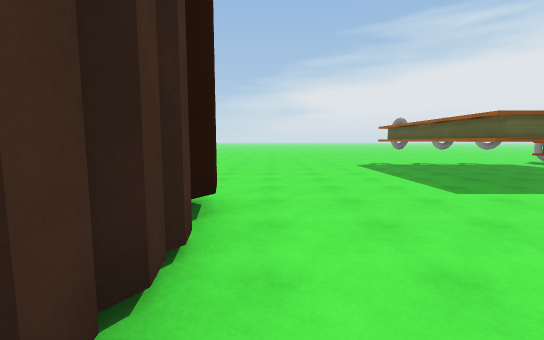
[1] (above)

23 first-person views from a walk through a 3-D level made in the Unity game engine. The camera is 1.5 m above the floor, tilts 6° down and sees 90° across. The floor is counted in squares, 2 m on a side. Each view is taken from the middle of a square. On the plan, view 1 faces up. The plan holds only what a view shows up to about 10 squares ahead; the rest is blank. The place goes on beyond the plan. Some animated figures are not drawn. Surface patterns are stand-ins for the level's own textures.

[2]
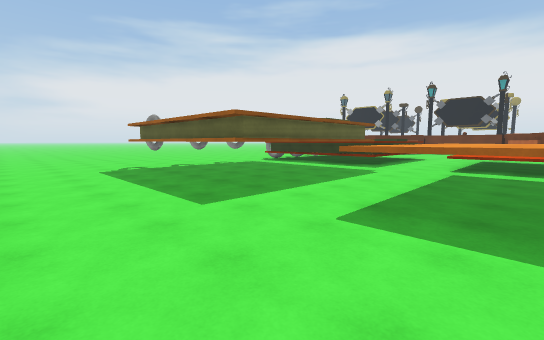

[3]
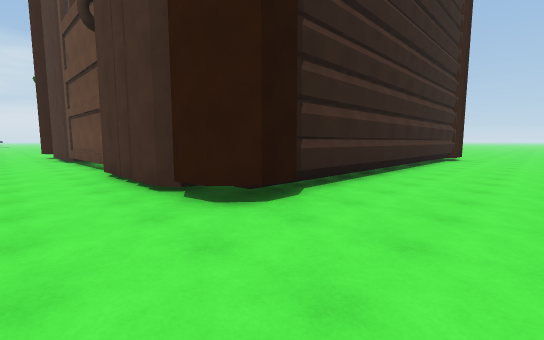

[4]
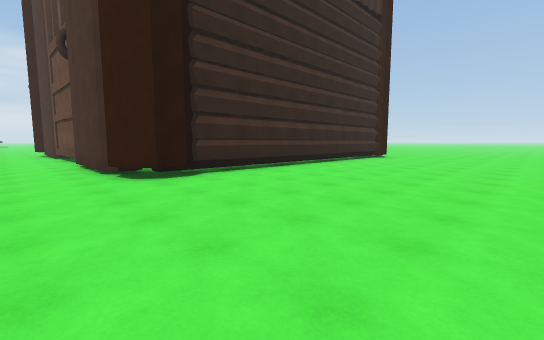

[5]
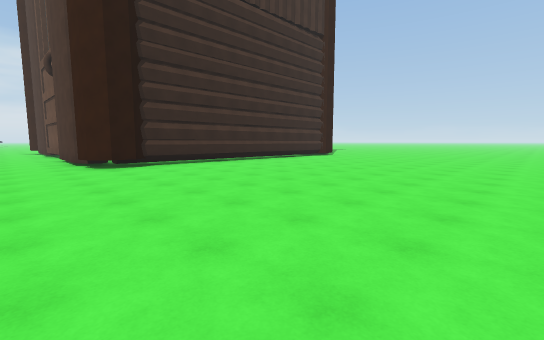

[6]
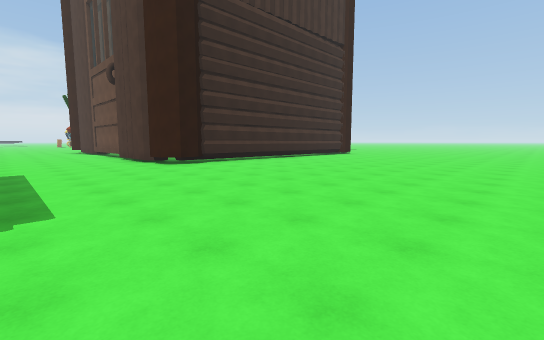

[7]
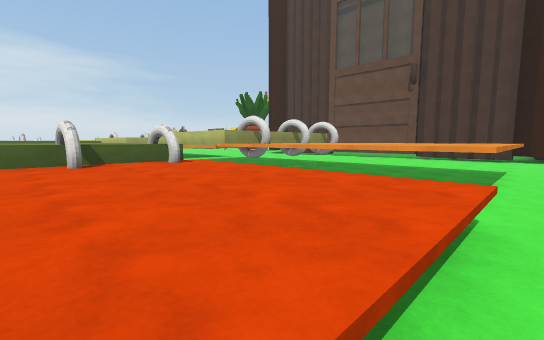

[8]
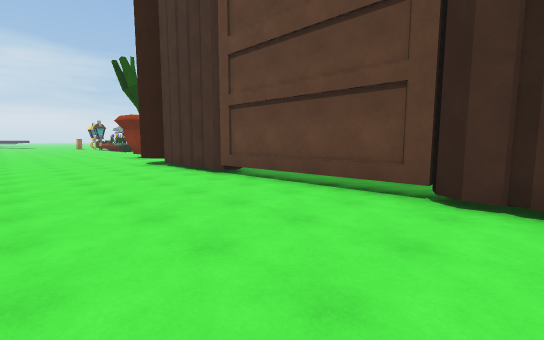

[9]
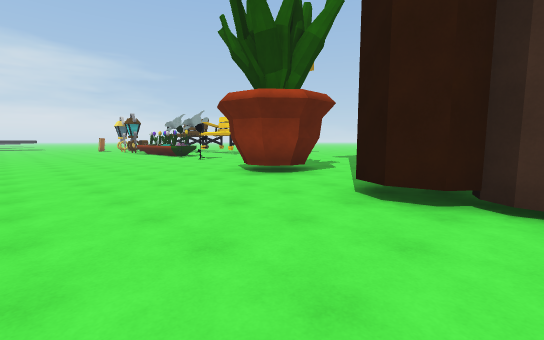

[10]
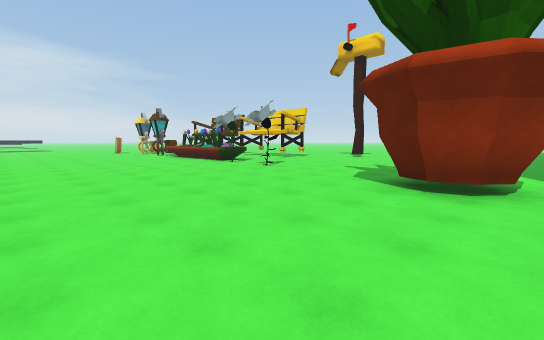

[11]
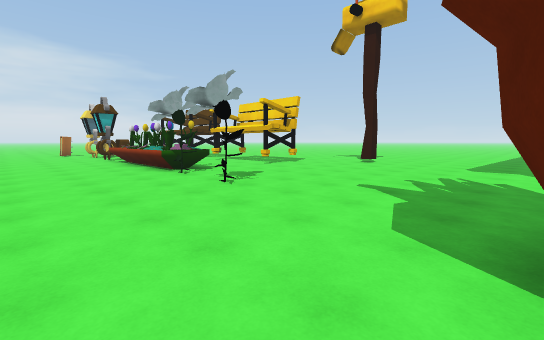

[12]
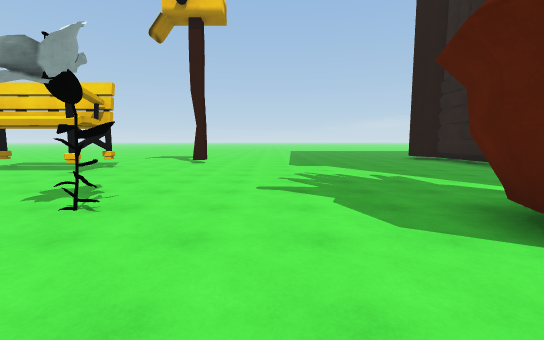

[13]
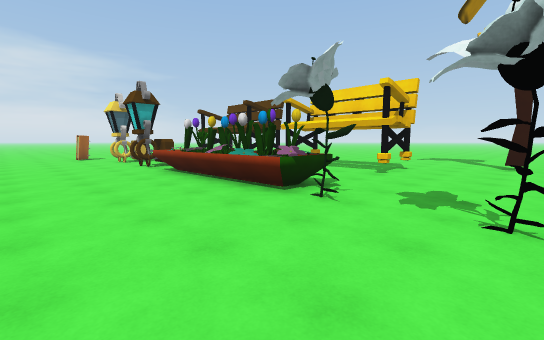

[14]
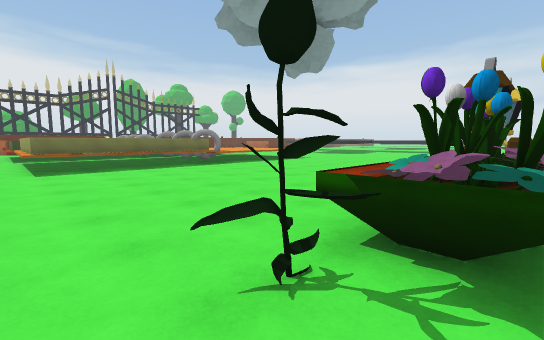

[15]
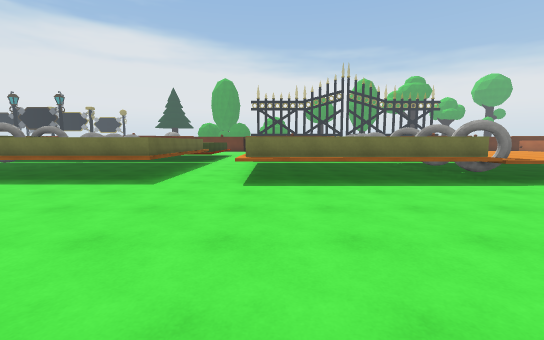

[16]
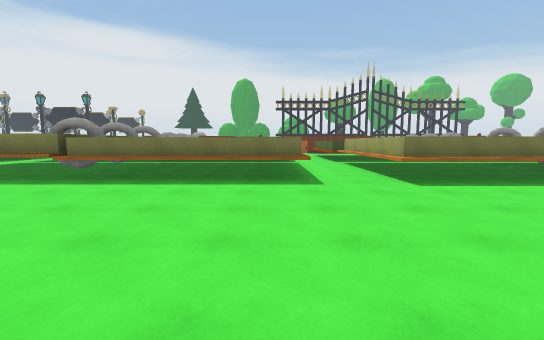

[17]
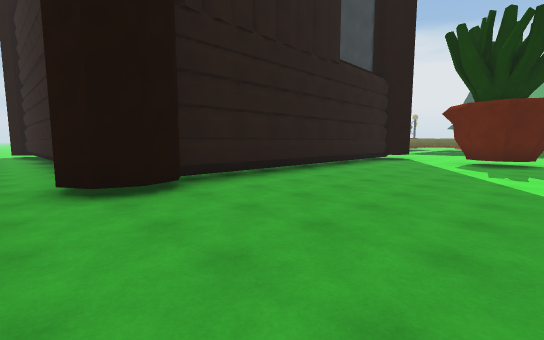

[18]
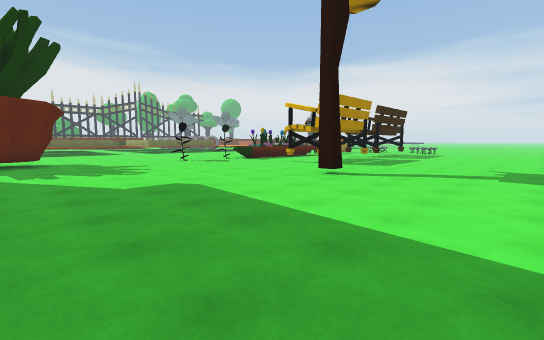

[19]
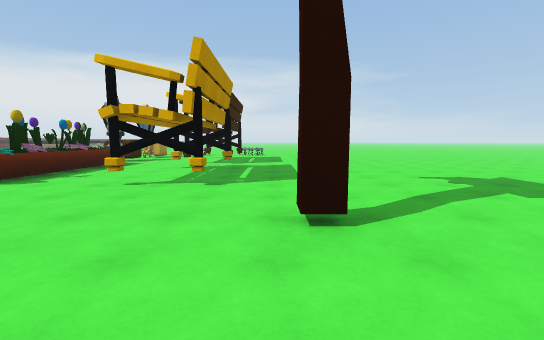

[20]
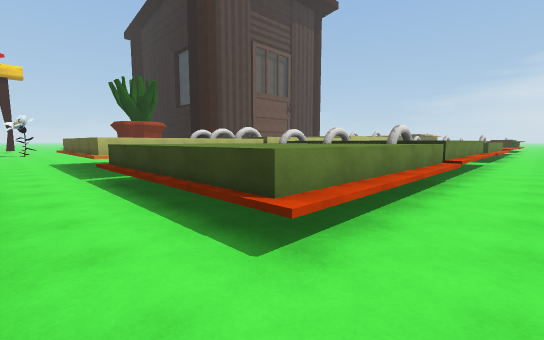

[21]
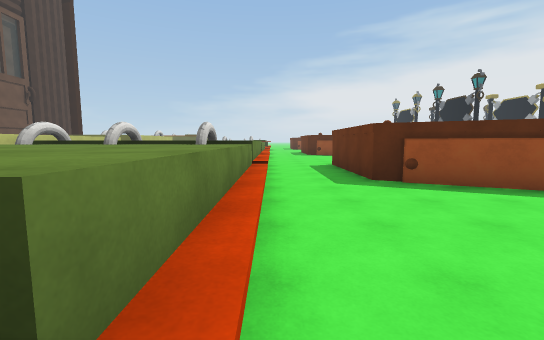

[22]
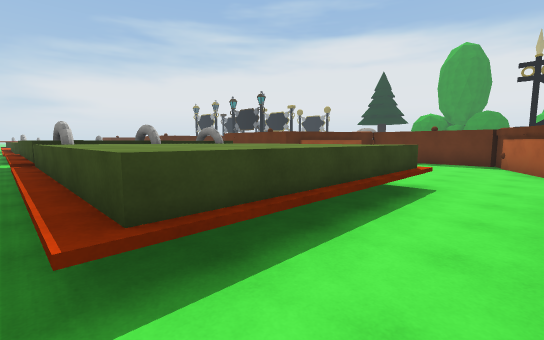

[23]
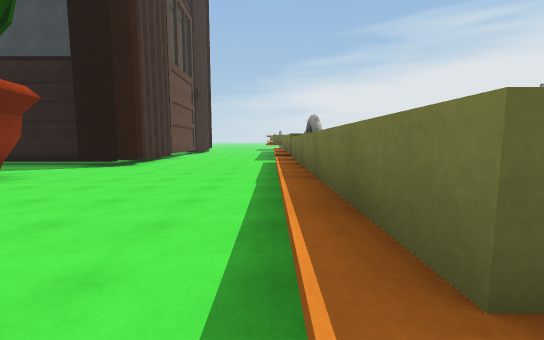

### Floor plan
Key: @ floor where view 1 was taken; # wall or solid block; . floor; ^ raised ledge; F flower; L lamp; O other object.
Columns run from 13 left of view 1 to 19 right of it. Each row starts with its distance up from view 1.
 12  .................
 11  ..................
 10   .................##..#
  9  ................#### ^
  8  ................#
  7   ...............#    ^
  6  ................#    ^
  5  ................#####^^^
  4   ........................
  3   ###########.............
  2             #....^^^^^^^^^ ^
  1             #....^^^^^^^^^ ^
  0             #@...^^  ^^^^^
 -1 .#          #....^ ^ ^^^^^
 -2 .#          #....^^^^^^^^^
 -3 .#          #....  ###^^^
 -4 .#          #....    #^
 -5 .           #....    # ^
 -6 .           #....    #^^   ^.
 -7 .           #....     ^ ^ ^^.
 -8 .           #....^    ^^^^ ^..
 -9 .############....^    ^    ^.#
-10 .##.........#....^    ^    ^.#
-11 .................^    ^    ^.#
-12 ...........#.....^    ^^^ ^^.##
-13 ..........##.....^####^##^#^..##
-14 ..........##.....^   ^^^^^^^...#
-15 .................^   ^^^^^^^...
-16 .................^   ^^^^^^^.....
-17 .................^^^^^^^^^^^.....
-18 ....#.....O.....................#
-19 .......................^^^^...##
-20 ..........F......^^^^^^^
-21 .....OO..^^......^    ^
-22 .........^^......^    ^
-23 .........^#......^    ^
-24 .....OO..#^......^^^ ^^
-25 ......OO.^^......^^   ^
-26 ..  ......L...... ^^  ^

Positions as (right, up) in squares from view 1, and headings:
1: (0, 0), facing up
2: (1, 1), facing up-right
3: (1, 6), facing down-left
4: (1, 9), facing down-left
5: (1, 12), facing down-left
6: (3, 12), facing down-left
7: (12, 3), facing down-left
8: (3, 0), facing down-left
9: (3, -8), facing down-left
10: (3, -12), facing down-left
11: (0, -14), facing down-left
12: (0, -16), facing left
13: (0, -18), facing down-left
14: (-4, -19), facing down-right
15: (-1, -20), facing right
16: (-1, -17), facing right
17: (-13, -14), facing up-right
18: (-13, -13), facing down-right
19: (-9, -16), facing down
20: (15, -19), facing up-left
21: (14, -18), facing up
22: (9, -19), facing up-right
23: (4, -18), facing up
